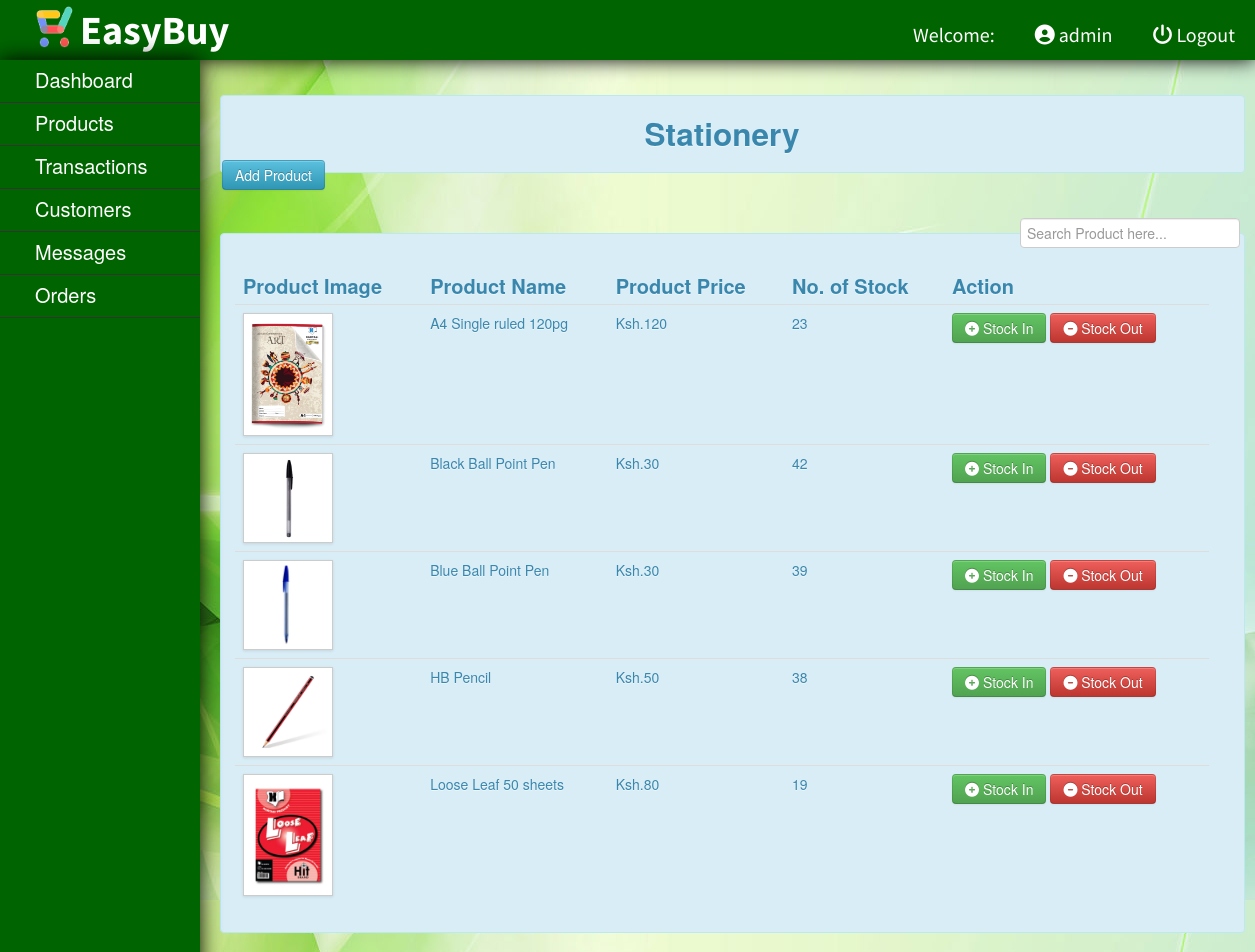
The app's page /admin/admin_stationery.php (signed in), older data.
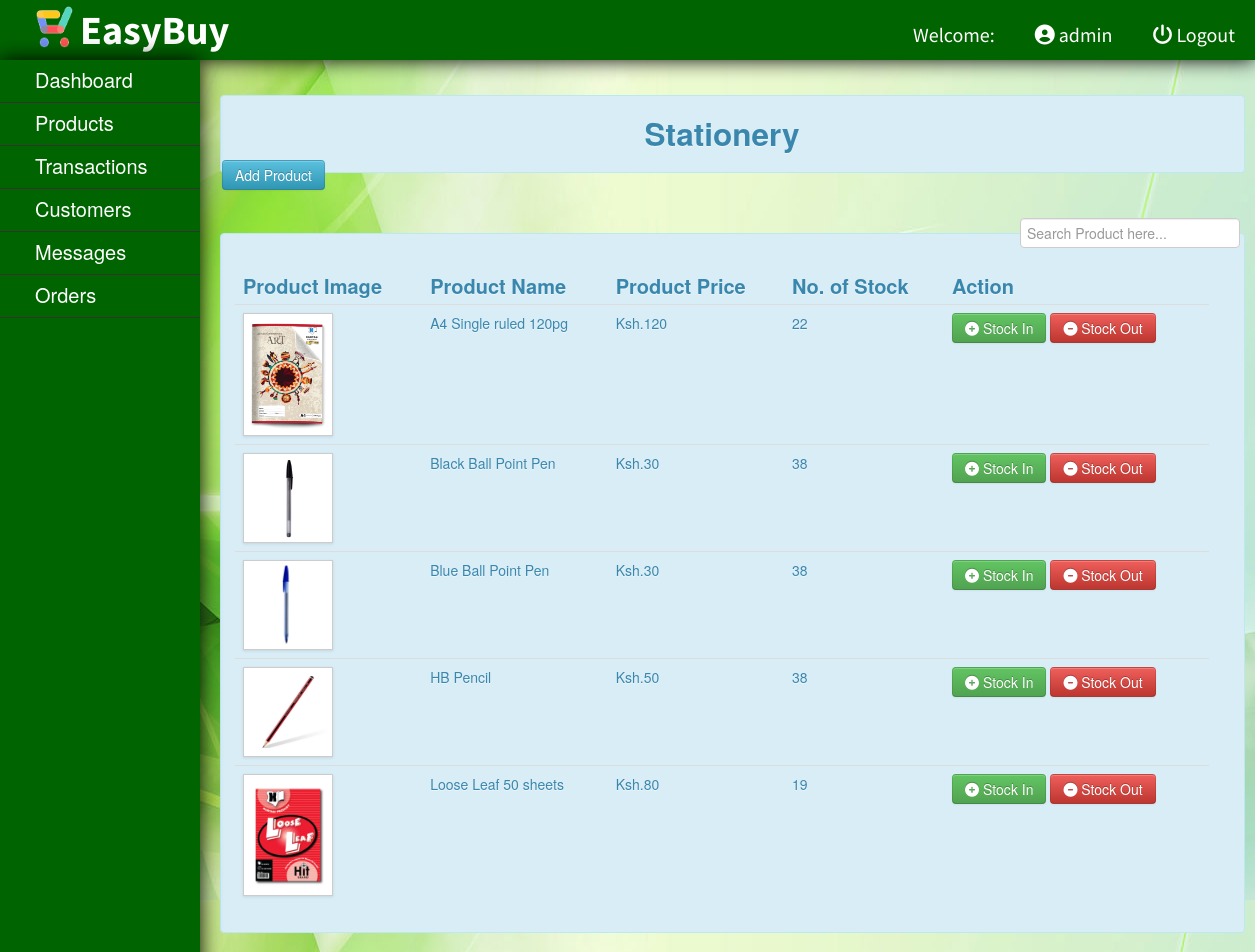
The same page, newer data.
### tables this page shows
CREATE TABLE `product` (
  `productid` int(8) NOT NULL,
  `name` varchar(45) NOT NULL,
  `category` varchar(20) NOT NULL,
  `brand` varchar(20) NOT NULL,
  `price` int(10) NOT NULL,
  `image` text DEFAULT NULL
);

CREATE TABLE `stock` (
  `productid` int(8) NOT NULL,
  `quantity` int(6) NOT NULL
);

### admin/admin_stationery.php (the view, shortened to what this page needs)
<?php
	include("../db/dbconn.php");
?>
<!DOCTYPE html>
<html>
<?php require_once('../template/header_admin.php'); ?>
	<br>
			<a href="#add" role="button" class="btn btn-info" data-toggle="modal" style="position:absolute;margin-left:222px; margin-top:140px; z-index:-1000;">Add Product</a>
					<?php require_once('../template/admin_nav.php'); ?>
					<div id="rightcontent" style="position:absolute; top:10%;">
								<div class="alert alert-info"><center><h2>Stationery</h2></center></div>
								<br />
									<label  style="padding:5px; float:right;"><input type="text" name="filter" placeholder="Search Product here..." id="filter"></label>
								<br />
								<div class="alert alert-info">
								<table class="table table-hover" style="background-color:;">
									<thead>
									<tr style="font-size:20px;">
										<th>Product Image</th>
										<th>Product Name</th>
										<th>Product Price</th>
										<th>No. of Stock</th>
										<th>Action</th>
									</tr>
									</thead>
									<tbody>
									<?php
										$query = $conn->query("SELECT * FROM `product` WHERE category='Stationery' ORDER BY `name`") or die(mysqli_error());
										while($fetch = $query->fetch_array())
											{
											$id = $fetch['productid'];
									?>
									<tr class="del<?php echo $id?>">
										<td><img class="img-polaroid" src = "../photo/<?php echo $fetch['image']?>" height = "70px" width = "80px"></td>
										<td><?php echo $fetch['name']?></td>
										<td>Ksh.<?php echo number_format($fetch['price'])?></td>
										<?php
										$query1 = $conn->query("SELECT * FROM `stock` WHERE productid='$id'") or die(mysqli_error());
										$fetch1 = $query1->fetch_array();
										?>
										<td><?php echo $fetch1['quantity']?></td>
										<td>
										<?php
										echo "<a href='stockin.php?id=".$id."' class='btn btn-success' rel='facebox'><i class='fas fa-plus-circle'></i> Stock In</a> ";
										echo "<a href='stockout.php?id=".$id."' class='btn btn-danger' rel='facebox'><i class='fas fa-minus-circle'></i> Stock Out</a>";
										?>
										</td>
									</tr>
									<?php
										}
									?>
									</tbody>
								</table>
								</div>
								</div>
		</body>
	</html>

Row changes from the older to the newer data that the page shows:
changed through a linked row, product "A4 Single ruled 120pg": stock.quantity "23" → "22"
changed through a linked row, product "Black Ball Point Pen": stock.quantity "42" → "38"
changed through a linked row, product "Blue Ball Point Pen": stock.quantity "39" → "38"
